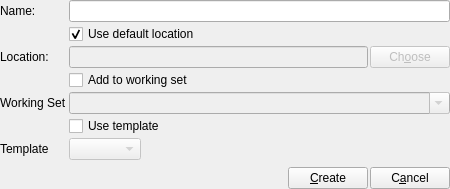
<?xml version="1.0" encoding="UTF-8"?>
<ui version="4.0">
 <class>NewProjectDialog</class>
 <widget class="QDialog" name="NewProjectDialog">
  <property name="windowModality">
   <enum>Qt::WindowModal</enum>
  </property>
  <property name="geometry">
   <rect>
    <x>0</x>
    <y>0</y>
    <width>450</width>
    <height>189</height>
   </rect>
  </property>
  <property name="windowTitle">
   <string>New Project</string>
  </property>
  <property name="windowIcon">
   <iconset resource="../../resources.qrc">
    <normaloff>:/icons/icons/Prymatex_Logo.png</normaloff>:/icons/icons/Prymatex_Logo.png</iconset>
  </property>
  <layout class="QVBoxLayout" name="verticalLayout">
   <property name="spacing">
    <number>2</number>
   </property>
   <property name="margin">
    <number>0</number>
   </property>
   <item>
    <layout class="QFormLayout" name="formLayout_2">
     <property name="fieldGrowthPolicy">
      <enum>QFormLayout::ExpandingFieldsGrow</enum>
     </property>
     <item row="0" column="0">
      <widget class="QLabel" name="label1">
       <property name="text">
        <string>Name:</string>
       </property>
      </widget>
     </item>
     <item row="0" column="1">
      <widget class="QLineEdit" name="lineProjectName"/>
     </item>
     <item row="1" column="1">
      <widget class="QCheckBox" name="checkBoxUseDefaultLocation">
       <property name="text">
        <string>Use default location</string>
       </property>
       <property name="checked">
        <bool>true</bool>
       </property>
      </widget>
     </item>
     <item row="2" column="0">
      <widget class="QLabel" name="label2">
       <property name="text">
        <string>Location:</string>
       </property>
      </widget>
     </item>
     <item row="2" column="1">
      <layout class="QHBoxLayout" name="horizontalLayout_5">
       <item>
        <widget class="QLineEdit" name="lineLocation">
         <property name="enabled">
          <bool>false</bool>
         </property>
        </widget>
       </item>
       <item>
        <widget class="QPushButton" name="buttonChoose">
         <property name="enabled">
          <bool>false</bool>
         </property>
         <property name="text">
          <string>Ch&amp;oose</string>
         </property>
        </widget>
       </item>
      </layout>
     </item>
     <item row="3" column="1">
      <widget class="QCheckBox" name="checkBoxAddToWorkingSet">
       <property name="text">
        <string>Add to working set</string>
       </property>
       <property name="checked">
        <bool>false</bool>
       </property>
      </widget>
     </item>
     <item row="4" column="0">
      <widget class="QLabel" name="label3">
       <property name="text">
        <string>Working Set</string>
       </property>
      </widget>
     </item>
     <item row="4" column="1">
      <widget class="QComboBox" name="comboBoxWorkingSet">
       <property name="enabled">
        <bool>false</bool>
       </property>
       <property name="sizePolicy">
        <sizepolicy hsizetype="Expanding" vsizetype="Preferred">
         <horstretch>0</horstretch>
         <verstretch>0</verstretch>
        </sizepolicy>
       </property>
       <property name="editable">
        <bool>true</bool>
       </property>
      </widget>
     </item>
     <item row="6" column="0">
      <widget class="QLabel" name="label_2">
       <property name="text">
        <string>Template</string>
       </property>
      </widget>
     </item>
     <item row="6" column="1">
      <widget class="QComboBox" name="comboBoxTemplate">
       <property name="enabled">
        <bool>false</bool>
       </property>
       <property name="sizePolicy">
        <sizepolicy hsizetype="Maximum" vsizetype="Fixed">
         <horstretch>0</horstretch>
         <verstretch>0</verstretch>
        </sizepolicy>
       </property>
      </widget>
     </item>
     <item row="5" column="1">
      <widget class="QCheckBox" name="checkBoxUseTemplate">
       <property name="text">
        <string>Use template</string>
       </property>
      </widget>
     </item>
    </layout>
   </item>
   <item>
    <layout class="QHBoxLayout" name="horizontalLayout">
     <item>
      <spacer name="horizontalSpacer">
       <property name="orientation">
        <enum>Qt::Horizontal</enum>
       </property>
       <property name="sizeHint" stdset="0">
        <size>
         <width>40</width>
         <height>20</height>
        </size>
       </property>
      </spacer>
     </item>
     <item>
      <widget class="QPushButton" name="buttonCreate">
       <property name="text">
        <string>&amp;Create</string>
       </property>
       <property name="icon">
        <iconset resource="../../resources.qrc">
         <normaloff>:/icons/actions/project-development-new-template.png</normaloff>:/icons/actions/project-development-new-template.png</iconset>
       </property>
      </widget>
     </item>
     <item>
      <widget class="QPushButton" name="buttonCancel">
       <property name="text">
        <string>C&amp;ancel</string>
       </property>
       <property name="icon">
        <iconset resource="../../resources.qrc">
         <normaloff>:/icons/actions/dialog-cancel.png</normaloff>:/icons/actions/dialog-cancel.png</iconset>
       </property>
      </widget>
     </item>
    </layout>
   </item>
  </layout>
 </widget>
 <tabstops>
  <tabstop>lineProjectName</tabstop>
  <tabstop>lineLocation</tabstop>
  <tabstop>buttonChoose</tabstop>
  <tabstop>buttonCreate</tabstop>
 </tabstops>
 <resources>
  <include location="../../resources.qrc"/>
 </resources>
 <connections>
  <connection>
   <sender>buttonCancel</sender>
   <signal>clicked()</signal>
   <receiver>NewProjectDialog</receiver>
   <slot>reject()</slot>
   <hints>
    <hint type="sourcelabel">
     <x>353</x>
     <y>110</y>
    </hint>
    <hint type="destinationlabel">
     <x>108</x>
     <y>170</y>
    </hint>
   </hints>
  </connection>
 </connections>
</ui>
